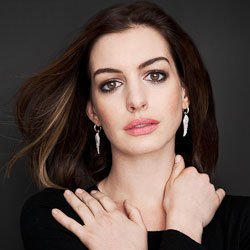
#> input picture s1.jpg, 250 x 250 px, given in place of the camera
$ python project6.py
#> lines starting #> are read from the running program, lines starting #| are printed output that depends on the picture
# Name: Asra Saeed
# AndrewID: asras
# Project: filters

import cv2
import Tkinter
from PIL import ImageTk, Image

# load cascade to use
# I had to download the xml files on my computer,
# and link them to cascadeclassifiers to load them

face_cascade = cv2.CascadeClassifier(r"C:\Users\asras\Desktop\uni\So-S1\Python\Project\data\haarcascades\haarcascade_frontalface_alt.xml")
eye_cascade = cv2.CascadeClassifier(r"C:\Users\asras\Desktop\uni\So-S1\Python\Project\data\frontalEyes35x16.xml")

video_capture = cv2.VideoCapture(0)

while True:
        ret, frame = video_capture.read()
#> frame is the input picture: shape (250, 250, 3); mean B, G, R 69.7, 76.3, 92.7
        gray = cv2.cvtColor(frame, cv2.COLOR_BGR2GRAY)
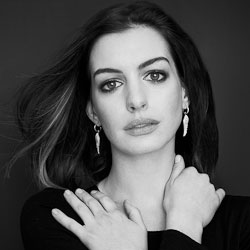
#> gray: shape (250, 250); min 0, max 243, mean 80.4

        faces = face_cascade.detectMultiScale(gray, 1.3, 5)
#> faces = [[75, 31, 122, 122]]
        glasses = cv2.imread('sunglasses.png')
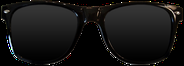
#> input picture sunglasses.png, 184 x 66 px
#> glasses is the input picture: shape (66, 184, 3); mean B, G, R 20.5, 21, 21.7

        for (x,y,w,h) in faces:
                # store face coordinates, width and height
                faceBox = (x,y,w,h)
                # store a box with just the face
                # one stored in grayscale and one in normal form
                faceLocate = frame[y:y+h, x:x+w]
                faceLocate2 = gray[y:y+h, x:x+w]

                #______SUNGLASSES FILTER________________

                # detect eyes in face using cascade
                eyes = eye_cascade.detectMultiScale(faceLocate2)
                # loop through eye coordinates found
                for (ex,ey,ew,eh) in eyes:
                        # develop the roi for eyes (region of interest)
                        roi_eyes = faceLocate2[ey: ey + eh, ex: ex + ew]
                        # resize the glasses according to the eye coordinates
                        glasses2 = cv2.resize(glasses.copy(),(ew,eh))

                        # define glasswidth, glassheight
                        gw, gh, gc = glasses2.shape
                        # loop through gw and gh
                        # until the alpha chanel is 0
                        # this clears the background
                        for i in range(0,gw):
                                for j in range(0,gh):
                                        if glasses2[i,j][2] != 0:
                                                # assign the right coordinates from face to the glasses filter
                                                faceLocate[ey+i,ex+j] = glasses2[i,j]
#> this loop made 1 pass
#> (x, y, w, h, eyes) on pass 1: (75, 31, 122, 122, [[9, 25, 101, 46]])
#> pass 1, `faceLocate = frame[y:y+h, x:x+w]`:
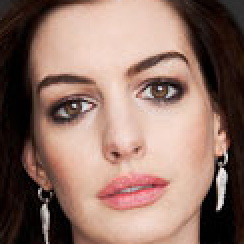
#> faceLocate: shape (122, 122, 3) (shown 2 times larger); mean B, G, R 103.6, 114.7, 144.2
#> pass 1, `faceLocate2 = gray[y:y+h, x:x+w]`:
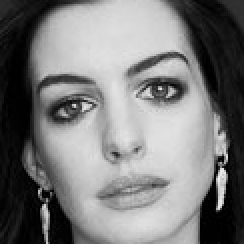
#> faceLocate2: shape (122, 122) (shown 2 times larger); min 0, max 243, mean 122.3
#> after the loop:
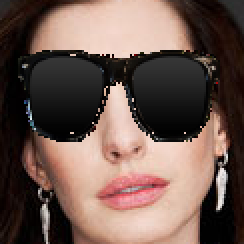
#> faceLocate: shape (122, 122, 3) (shown 2 times larger); mean B, G, R 79.3, 87.4, 109.4
        cv2.imshow('Frame', frame)
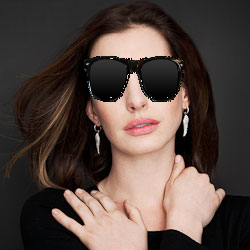
#> window 'Frame': shape (250, 250, 3); mean B, G, R 63.9, 69.8, 84.4
        if cv2.waitKey(1) & 0xFF == ord('q'):
#> (key q is pressed here)
                break

video_capture.release()
cv2.destroyAllWindows()
